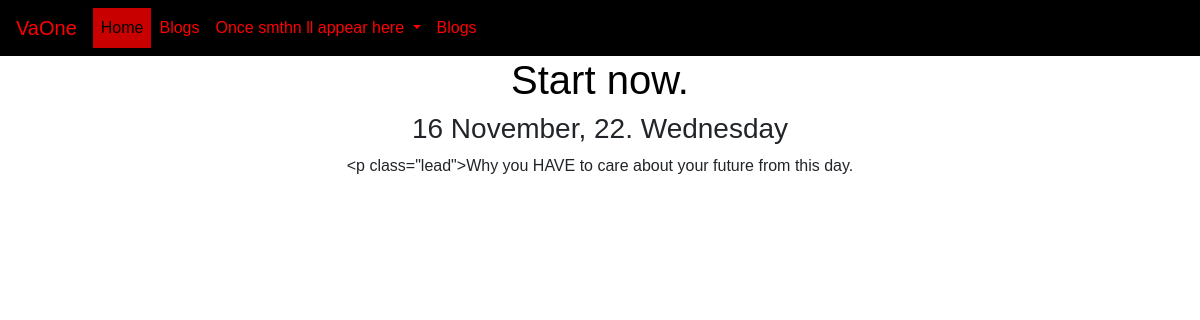
Page /blog/1/ on the committed database.
### blog/models.py (models this page shows, shortened)
class Blog(models.Model):
    title= models.CharField(max_length=120)
    url = models.URLField(blank=True)
    date= models.DateField()
    description= models.CharField(max_length=500)

### blog/views.py (the view)
# urls.py: path('<int:blog_id>/', views.detail,name='detail'),
def detail(request, blog_id):
    blog = get_object_or_404(Blog,pk=blog_id)
    return render(request, 'blog/detail.html',{'blog':blog})

### blog/templates/blog/detail.html
{% extends 'portfolio/base.html' %} {% block content %}
<div class="container text-center">
<h1><a href="{{ blog.url }}" style="color: black;">{{blog.title}}</a></h1>
<h3>{{blog.date|date:'j E, y. l'}}</h3>
<р class="lead">{{ blog.description }}</p>
</div>
{% endblock %}

### portfolio/static/portfolio/custom.css (style rules this page uses)
body { font-family: 'Kanit', serif; }
body { margin: 0; padding: 0; font-family: Arial, sans-serif; background-image: url("https://dwstroy.ru/lessons/les3635/demo/img/concrete-texture.png"); }

### rows in the picture
Blog: title "Start now.", date "16 November, 22. Wednesday", description "Why you HAVE to care about your future from this day."
